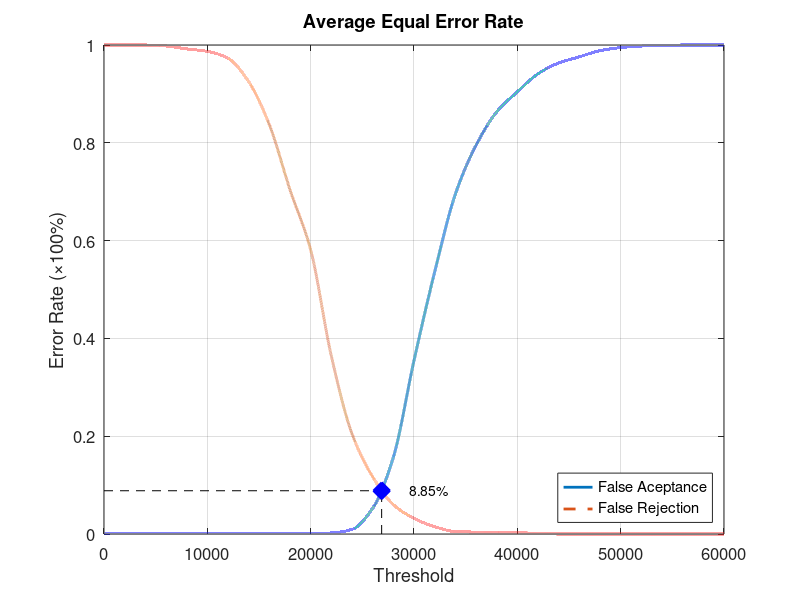
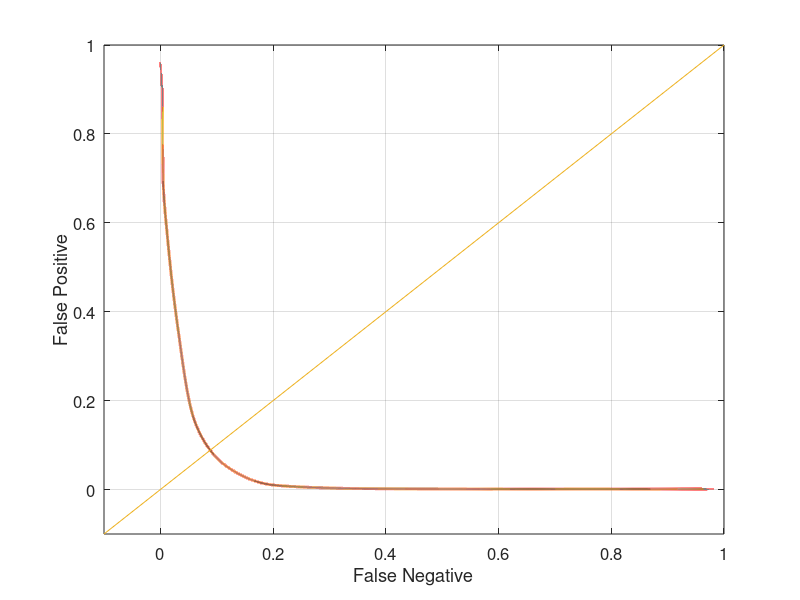

These figures' MATLAB source, in order:
function yEER = Database2Average
close all;
clear;
clc;
x = 0:2000:60000;
xq = 0:0.5:60000;

y0 = [0 0.00105263 0.00105263 0.00105263 0.00105263 0.00105263 0.00105263 0.00105263 0.00105263 0.00105263 0.00105263 0.00210526 0.00947368 0.0526316 0.156842 0.354737 0.535789 0.694737 0.794737 0.863158 0.904211 0.941053 0.963158 0.975789 0.988421 0.994737 0.997895 0.998947 1 1 1];
yy0 = interp1(x, y0, xq, 'pchip');
y1 = [1 1 1 0.998 0.992 0.987 0.973 0.925 0.837 0.704 0.581 0.364 0.205 0.117 0.06 0.032 0.015 0.005 0.004 0.004 0.003 0.001 0 0 0 0 0 0 0 0 0];
yy1 = interp1(x, y1, xq, 'pchip');

% Calculating EER: 
y2 = abs(y0 - y1);
find(y2 == min(y2))
yy2 = abs(yy0 - yy1);
xEER = find(yy2 == min(yy2));
xEERIndex = xq(xEER) % X-axis EER
yEER = yy0(xEER) % Y-axis EER

main = figure
plot(xq, yy0,'-','LineWidth', 2);	hold on
plot(xq, yy1,'--','LineWidth', 2);	hold on
plot([xEERIndex xEERIndex], [0 yEER], 'k--');	hold on
plot([0 xEERIndex], [yEER yEER], 'k--');	hold on
plot(xEERIndex, yEER, 'bx', 'LineWidth', 10);	hold on
text(xEERIndex + 10 * xEERIndex / 100, yEER, [num2str(round((10000 * yEER)) / 100) '%'])
legend('False Aceptance', 'False Rejection', 'Location', 'SouthEast')
xlabel('Threshold')
ylabel('Error Rate (\times100%)')
title('Average Equal Error Rate')
set(gca, 'FontSize', 12)
axis([0 60000 0 1])
grid on

print(main, 'Database2AverageMain', '-dpng');
FNRxFPR = figure('Color', [1 1 1]);
plot(yy1, yy0, '-', yy1, yy0, 'LineWidth', 2);
hold on
y = -0.1:0.1:1
plot(y, y); 
set(gca, 'FontSize', 12)
xlabel('False Negative')
ylabel('False Positive')
axis([-0.1 1 -0.1 1])
set(gca, 'FontSize', 12)
grid on

print(FNRxFPR, 'Database2AverageFNRxFPR','-dpng');
end
